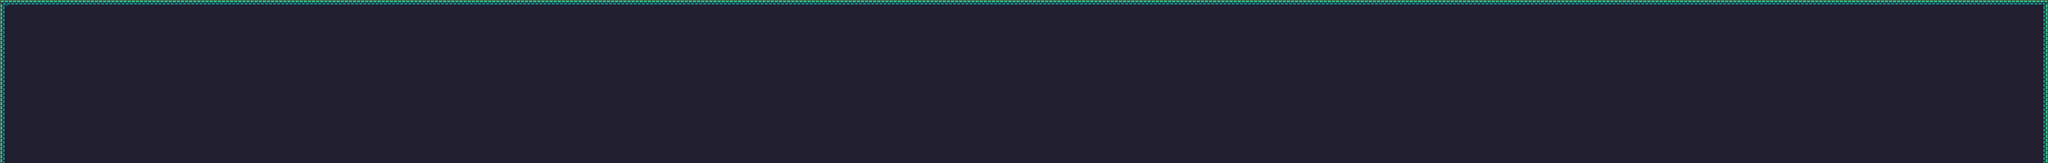

Tiled map render using the project's own tile images. Description and the map definition, with tile-layer contents summarised, below:
An orthogonal 250x20 tile map with 16x16 px tiles, 1 tile layer (Background) and 138 objects (63x Ground, 31x Block, 19x SpinningBlade, 11x Platform, 5x Step, ...).

<map version="1.10" tiledversion="1.11.2" orientation="orthogonal" renderorder="right-down" width="250" height="20" tilewidth="16" tileheight="16" infinite="0" nextlayerid="5" nextobjectid="292">
 <tileset firstgid="1" source="my_terrain.tsx" />
 <layer id="1" name="Background" width="250" height="20">
  <data>[5000 cells, 5000 non-empty, 7 distinct tile ids]</data>
 </layer>
 <objectgroup id="4" name="ObjectLayer">
  <object id="8" name="Ground" type="Ground" x="16" y="272" width="48" height="48" />
  <object id="15" name="Ground" type="Ground" x="64" y="272" width="48" height="48" />
  <object id="16" name="Ground" type="Ground" x="112" y="272" width="48" height="48" />
  <object id="17" name="Step" type="Step" x="112" y="160" width="48" height="16" />
  <object id="19" name="Step" type="Step" x="112" y="96" width="48" height="16" />
  <object id="25" name="Ground" type="Ground" x="368" y="272" width="48" height="48" />
  <object id="28" name="Step" type="Step" x="272" y="96" width="48" height="16" />
  <object id="29" name="Step" type="Step" x="272" y="160" width="48" height="16" />
  <object id="31" name="Ground" type="Ground" x="416" y="272" width="48" height="48" />
  <object id="32" name="Ground" type="Ground" x="464" y="272" width="48" height="48" />
  <object id="33" name="Ground" type="Ground" x="512" y="272" width="48" height="48" />
  <object id="34" name="Ground" type="Ground" x="560" y="272" width="48" height="48" />
  <object id="35" name="Ground" type="Ground" x="608" y="272" width="48" height="48" />
  <object id="36" name="Ground" type="Ground" x="656" y="272" width="48" height="48" />
  <object id="37" name="Ground" type="Ground" x="704" y="272" width="48" height="48" />
  <object id="38" name="Ground" type="Ground" x="752" y="272" width="48" height="48" />
  <object id="39" name="Ground" type="Ground" x="800" y="272" width="48" height="48" />
  <object id="42" name="Ground" type="Ground" x="896" y="272" width="48" height="48" />
  <object id="49" name="Block" type="Block" x="704" y="240" width="32" height="32" />
  <object id="51" name="Block" type="Block" x="816" y="208" width="32" height="64" />
  <object id="54" name="Ground" type="Ground" x="848" y="272" width="48" height="48" />
  <object id="55" name="Ground" type="Ground" x="944" y="272" width="48" height="48" />
  <object id="56" name="Block" type="Block" x="944" y="176" width="32" height="96" />
  <object id="57" name="Ground" type="Ground" x="992" y="272" width="48" height="48" />
  <object id="58" name="Ground" type="Ground" x="1040" y="272" width="48" height="48" />
  <object id="61" name="Block" type="Block" x="1040" y="176" width="32" height="96" />
  <object id="62" name="Ground" type="Ground" x="1088" y="272" width="48" height="48" />
  </objectgroup>
</map>
<!-- 111 of 138 objects omitted -->
